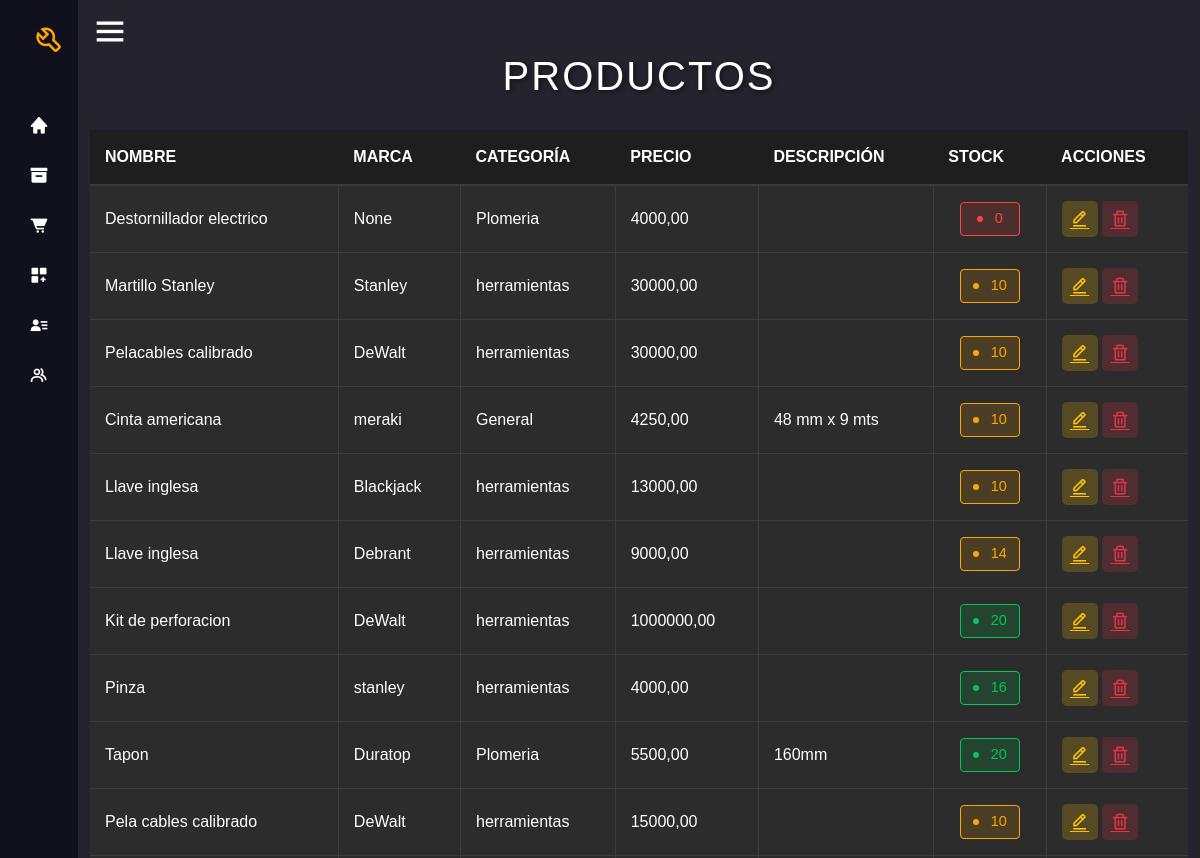
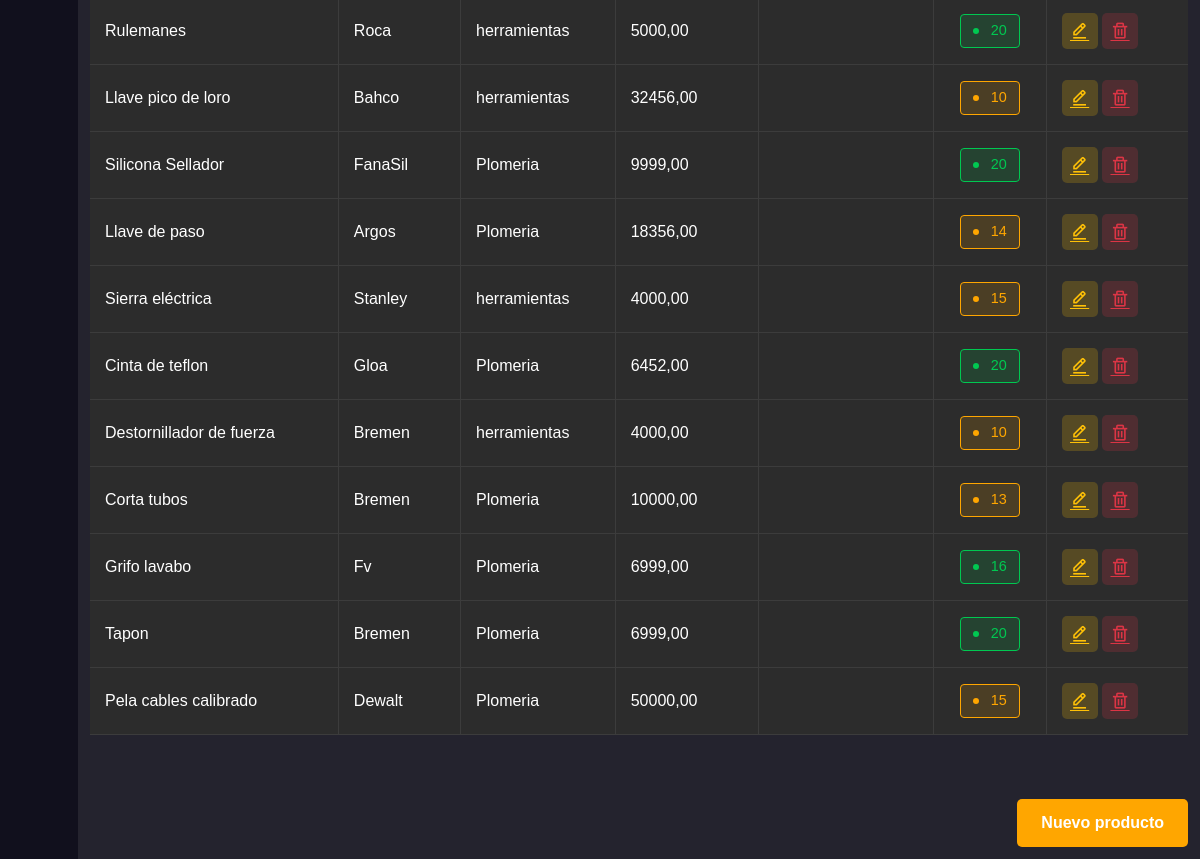
/productos/ (signed in), run on an earlier commit of the app's database (2 pictures, top to bottom).
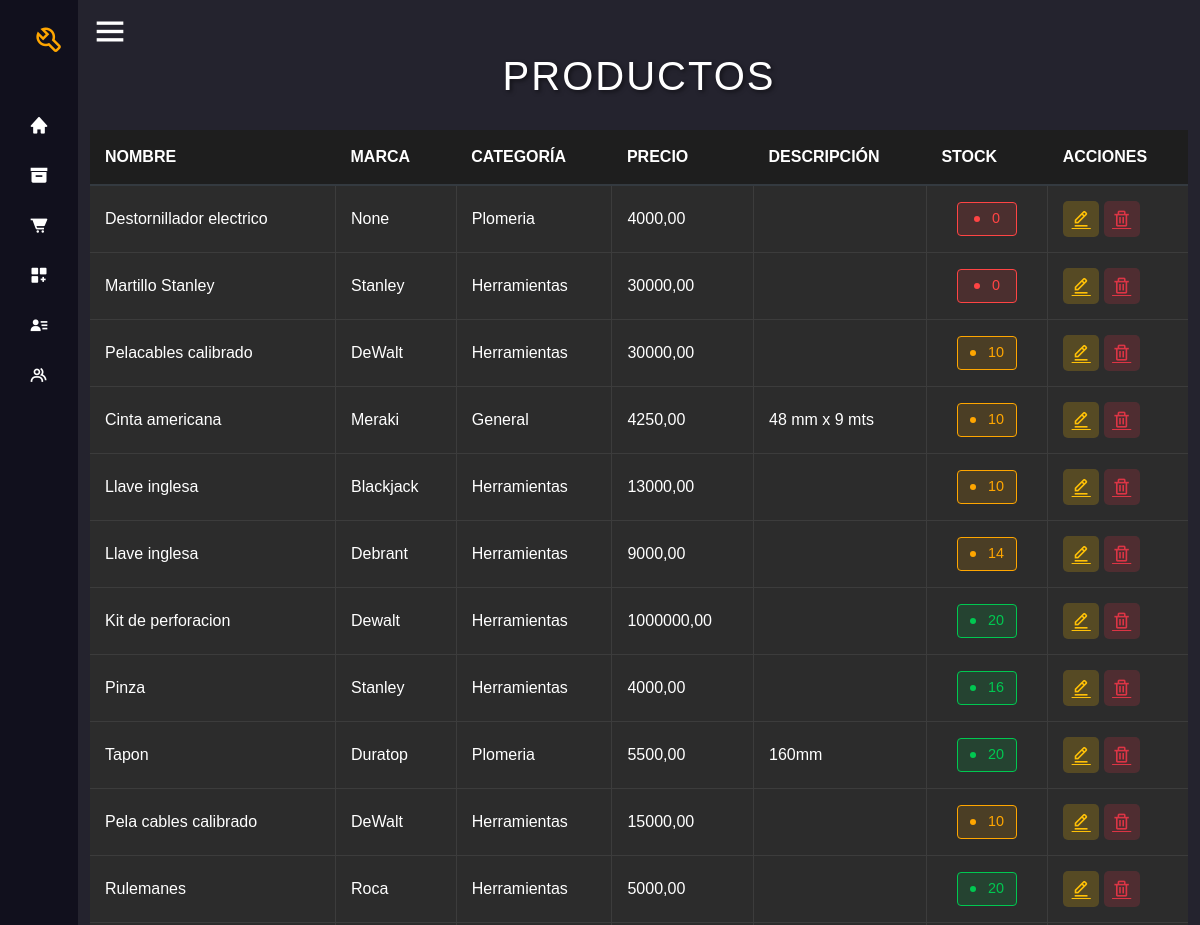
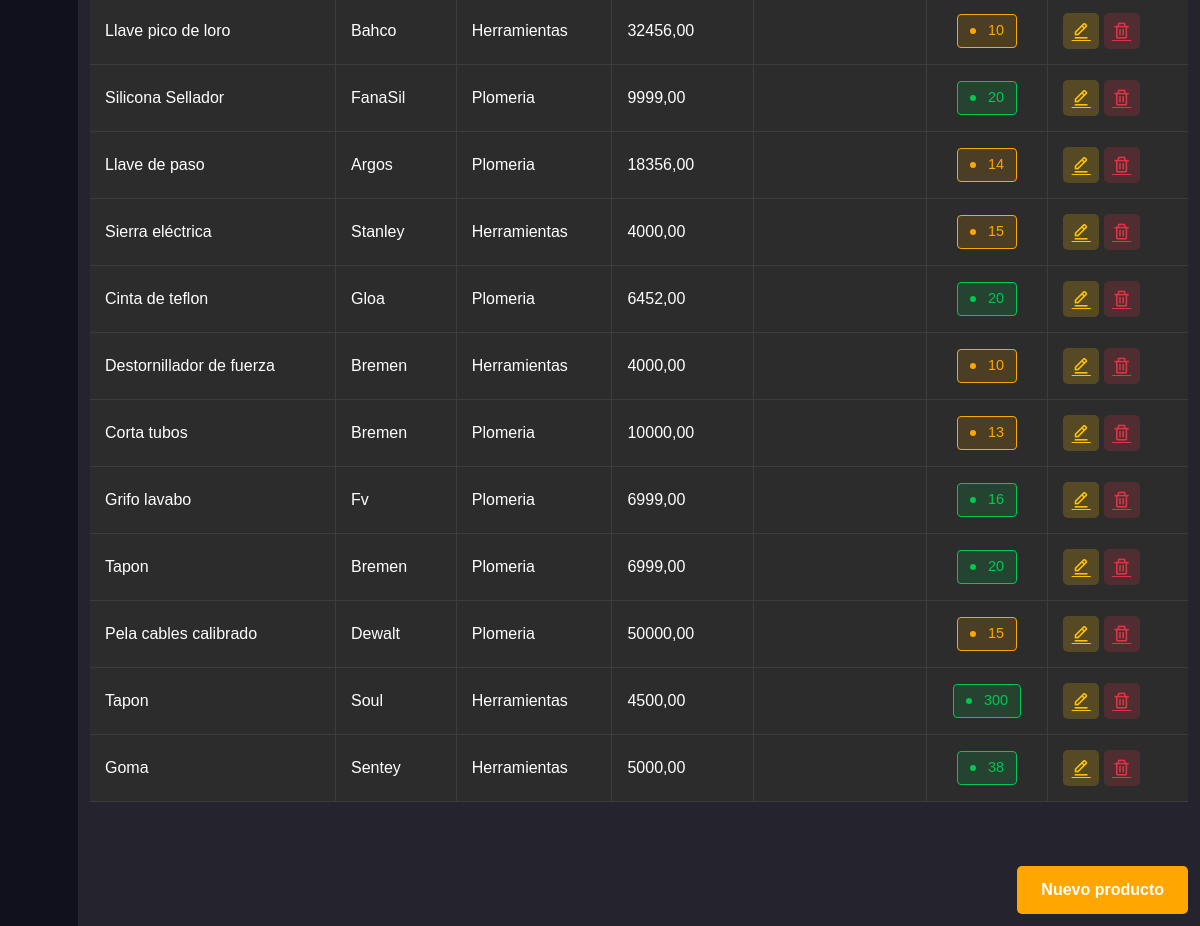
And on a later commit of the database (2 pictures, top to bottom).
### entidad/models.py (models this page shows, shortened)
class Producto(models.Model):
    nombre= models.CharField(max_length=100, blank=False)
    marca= models.CharField(max_length=10, null=True ,blank=True)
    precio= models.DecimalField(max_digits=10, decimal_places=2)
    categoria= models.ForeignKey(Categoria, on_delete=models.PROTECT)
    descripcion= models.TextField(max_length=100, null=True, blank=True)
    cantidad=models.IntegerField(default=0)
    proveedores= models.ManyToManyField('ProveedorProducto' ,related_name='proveedores')
    activo= models.BooleanField(default=True)
    class Meta:
        verbose_name = ("Producto")
        verbose_name_plural = ("Productos")

class Categoria(models.Model):
    nombre= models.CharField(max_length=50, unique=True, null=False, blank=False)
    activo= models.BooleanField(default=True)
    class Meta:
        verbose_name = ("Categoria")
        verbose_name_plural = ("Categorias")
    def __str__(self):
        return f"{self.nombre}"

### entidad/views.py (the view)
# urls.py: path('productos/', views.productos, name="productos"),
@login_required
def productos(request):
    if not request.user.has_perm('entidad.view_producto'):
        return redirect('permiso_denegado')
    productos_list= Producto.objects.filter(activo=True)
    return render(request, "entidad/productos.html", {'productos': productos_list})

### templates/entidad/productos.html (shortened to what this page needs)
{% extends "base.html" %}
{% load static%}
{% block content %}
<!DOCTYPE html>
<html lang="en">
<head>
    <link rel="stylesheet" href="{% static 'css/productos_tabla.css' %}">
</head>
<h1 class="products-title">Productos</h1>
<table id="tabla-productos" class="table-custom">
    <thead>
        <tr>
            <th>NOMBRE</th>
            <th>MARCA</th>
            <th>CATEGORÍA</th>
            <th>PRECIO</th>
            <th>DESCRIPCIÓN</th>
            <th>STOCK</th>
            <th>ACCIONES</th>
        </tr>
    </thead>
    <tbody>
        {% for producto in productos %}
            <tr>
                <td>{{ producto.nombre }}</td>
                <td>{{ producto.marca }}</td>
                <td>{{ producto.categoria }}</td>
                <td>{{ producto.precio }}</td>
                <td>{{ producto.descripcion }}</td>
                <td class="stock-cell">
                    <span class="stock-badge {% if producto.cantidad <= 5 %}stock-bajo{% elif producto.cantidad <= 15 %}stock-medio{% else %}stock-alto{% endif %}">
                        {{ producto.cantidad }}
                    </span>
                </td>
                <td class="acciones-celda">
                    <div class="acciones-container">
                        <a href="{% url 'modificar_producto' producto.id %}" class="icon-container icon-edit">
                            <i class='bx bx-edit-alt'></i>
                        </a>
                        {% if perms.auth.add_user %}
                        <a href="{% url 'eliminar_producto' producto.id %}" class="icon-container icon-delete">
                            <i class='bx bx-trash'></i>
                        </a>
                        {% endif %}
                    </div>
                </td>
            </tr>
        {% empty %}
            <tr>
                <td colspan="7">No hay productos disponibles.</td>
            </tr>
        {% endfor %}
    </tbody>
</table>
<br>
<div class="btn-container">
    <a href="{% url 'nuevo_producto' %}" class="btn btn-add-product">Nuevo producto</a>
</div>
{% endblock %}

### templates/base.html (shortened to what this page needs)
{% load static %}
<!DOCTYPE html>
<html lang="es">
<head>
    <link href="https://cdn.jsdelivr.net/npm/bootstrap@5.3.3/dist/css/bootstrap.min.css" rel="stylesheet"
>
    <link rel="stylesheet" type="text/css" href="{% static 'css/style.css' %}">
    <link rel="stylesheet" href="https://cdn.datatables.net/2.1.8/css/dataTables.dataTables.min.css">
    <link href='https://unpkg.com/boxicons@2.1.4/css/boxicons.min.css' rel='stylesheet'>
    <link href="https://cdnjs.cloudflare.com/ajax/libs/select2/4.0.13/css/select2.min.css" rel="stylesheet" />
</head>
<body>
    <div class="sidebar close">
        <div class="logo-details">
            <i class='bx bx-wrench bx-rotate-270' style='color:#ffa600'></i>
        </div>
        <ul class="nav-links">
            <li>
                <div class="iocn-link">
                    <a href="{% url 'home'%}">
                        <i class='bx bxs-home'></i>
                    </a>
                </div>
            </li>
            <li>
                <div class="iocn-link">
                    <a href="#">
                        <i class='bx bxs-box'></i>
                    </a>
                </div>
            </li>
            <li>
                <div class="iocn-link">
                    <a href="#">
                        <i class='bx bxs-cart-alt'></i>
                    </a>
                </div>
            </li>
            <li>
                <div class="iocn-link">
                    <a href="#">
                        <i class="bx bxs-customize"></i>
                    </a>
                </div>
            </li>
            <li>
                <div class="iocn-link">
                    <a href="#">
                        <i class='bx bxs-user-detail' style='color:#ffffff'  ></i>
                    </a>
                </div>
            </li>
            <li>
                {% if perms.auth.add_user %}
                <div class="iocn-link">
                    <a href="#">
                        <i class='bx bx-group'></i>
                    </a>
                </div>
                {% endif %}
            </li>
            <li>
                <div class="profile-details">
                </div>
            </li>
        </ul>
    </div>
    <section class="home-section">
        <div class="home-content">
            <i class='bx bx-menu'></i>
        </div>
        {% block content %}
        {% endblock %}
    </section>
</body>
</html>

### static/css/style.css (style rules this page uses)
* { margin: 0; padding: 0; box-sizing: border-box; }
body, html { margin: 0; padding: 0; height: 100%; font-family: Arial, sans-serif; background-color: #1e1e2d; color: #ffffff; }
body { overflow: hidden; }
.sidebar { position: fixed; top: 0; left: 0; height: 100%; width: 260px; background: #11101d; z-index: 100; transition: all 0.5s ease; }
.sidebar.close { width: 78px; }
.sidebar .logo-details { height: 60px; width: 60px; display: flex; align-items: center; margin-top: 10px; margin-left: 10px; }
.sidebar .logo-details i { font-size: 30px; color: #fff; height: 50px; min-width: 78px; text-align: center; line-height: 50px; }
.sidebar .nav-links { height: 100%; padding: 30px 0 150px 0; overflow: auto; }
.sidebar.close .nav-links { overflow: visible; }
.sidebar .nav-links li { position: relative; list-style: none; transition: all 0.4s ease; }
.sidebar .nav-links li .iocn-link { display: flex; align-items: center; justify-content: space-between; }
.sidebar.close .nav-links li .iocn-link { display: block }
.sidebar .nav-links li i { height: 50px; min-width: 78px; text-align: center; line-height: 50px; color: #fff; font-size: 20px; cursor: pointer; transition: all 0.3s ease; }
.sidebar .nav-links li a { display: flex; align-items: center; text-decoration: none; }
.sidebar .profile-details { position: fixed; bottom: 0; width: 260px; display: flex; align-items: center; justify-content: space-between; background: #1d1b31; padding: 12px 0; transition: all 0.5s ease; }
.sidebar.close .profile-details { background: none; }
.sidebar.close .profile-details { width: 78px; }
.home-section { position: relative; background: #24232E; height: 100vh; left: 260px; width: calc(100% - 260px); transition: all 0.5s ease; padding: 12px; overflow-y: auto; }
.sidebar.close~.home-section { left: 78px; width: calc(100% - 78px); }
.home-content { display: flex; align-items: center; flex-wrap: wrap; }
.home-section .home-content .bx-menu, .home-section .home-content .text { color: #fff; font-size: 40px; }
.home-section .home-content .bx-menu { cursor: pointer; margin-right: 10px; }
.btn { padding: 8px 16px; border-radius: 4px; font-weight: bold; }

### static/css/productos_tabla.css (style rules this page uses)
.products-title { color: #ffffff; text-align: center; margin-bottom: 30px; font-size: 2.5rem; text-transform: uppercase; letter-spacing: 2px; text-shadow: 2px 2px 4px rgba(0,0,0,0.5); }
.table-custom { width: 100%; margin-top: 20px; border-collapse: collapse; }
.table-custom thead th { background-color: #1e1e1e; color: white; text-align: left; padding: 15px; font-weight: bold; text-transform: uppercase; border-bottom: 2px solid #343a40; }
.table-custom tbody tr { background-color: #2c2c2c; color: white; border-bottom: 1px solid #3c3c3c; }
.table-custom td { padding: 15px; vertical-align: middle; border-right: 1px solid #3c3c3c; }
.table-custom td:last-child { border-right: none; }
.table-custom tbody tr:last-child td { border-bottom: none; }
.stock-cell { padding: 15px; text-align: center; }
.stock-badge { display: inline-block; padding: 5px 12px; border-radius: 4px; font-weight: 500; min-width: 60px; font-size: 0.9rem; position: relative; border: 1px solid transparent; }
.stock-bajo { background-color: rgba(255, 68, 68, 0.15); color: #ff4444; border-color: #ff4444; }
.stock-medio { background-color: rgba(255, 166, 0, 0.15); color: #ffa600; border-color: #ffa600; }
.stock-alto { background-color: rgba(0, 200, 81, 0.15); color: #00c851; border-color: #00c851; }
.stock-badge::before { content: ''; display: inline-block; width: 6px; height: 6px; border-radius: 50%; margin-right: 8px; vertical-align: middle; }
.stock-bajo::before { background-color: #ff4444; }
.stock-medio::before { background-color: #ffa600; }
.stock-alto::before { background-color: #00c851; }
.btn-container { text-align: right; margin-top: 20px; }
.btn-add-product { margin-top: 20px; padding: 12px 24px; font-weight: bold; background-color: #ffa600; color: white; border: none; border-radius: 5px; }
.icon-container { display: inline-flex; justify-content: center; align-items: center; width: 36px; height: 36px; border-radius: 5px; }
.icon-edit { background-color: rgba(255, 193, 7, 0.2); color: #ffc107; }
.icon-delete { background-color: rgba(220, 53, 69, 0.2); color: #dc3545; }
.bx-edit-alt, .bx-trash { font-size: 1.2em; }

What changed in the data, as far as the page shows it:
changed Producto "Martillo Stanley": categoria "herramientas" → "Herramientas"; cantidad "10" → "0"
changed through a linked row, Producto "Pelacables calibrado": categoria "herramientas" → "Herramientas"
changed Producto "Cinta americana": marca "meraki" → "Meraki"
changed through a linked row, Producto "Blackjack": categoria "herramientas" → "Herramientas"
changed through a linked row, Producto "Debrant": categoria "herramientas" → "Herramientas"
changed Producto "Kit de perforacion": marca "DeWalt" → "Dewalt"; categoria "herramientas" → "Herramientas"
changed Producto "Pinza": marca "stanley" → "Stanley"; categoria "herramientas" → "Herramientas"
changed through a linked row, Producto (number 10 of 23 on the later page): categoria "herramientas" → "Herramientas"
changed through a linked row, Producto "Rulemanes": categoria "herramientas" → "Herramientas"
changed through a linked row, Producto "Llave pico de loro": categoria "herramientas" → "Herramientas"
changed through a linked row, Producto "Sierra eléctrica": categoria "herramientas" → "Herramientas"
changed through a linked row, Producto "Destornillador de fuerza": categoria "herramientas" → "Herramientas"
added Producto: nombre "Tapon", marca "Soul", categoria "Herramientas", precio "4500,00", cantidad "300"
added Producto: nombre "Goma", marca "Sentey", categoria "Herramientas", precio "5000,00", cantidad "38"
